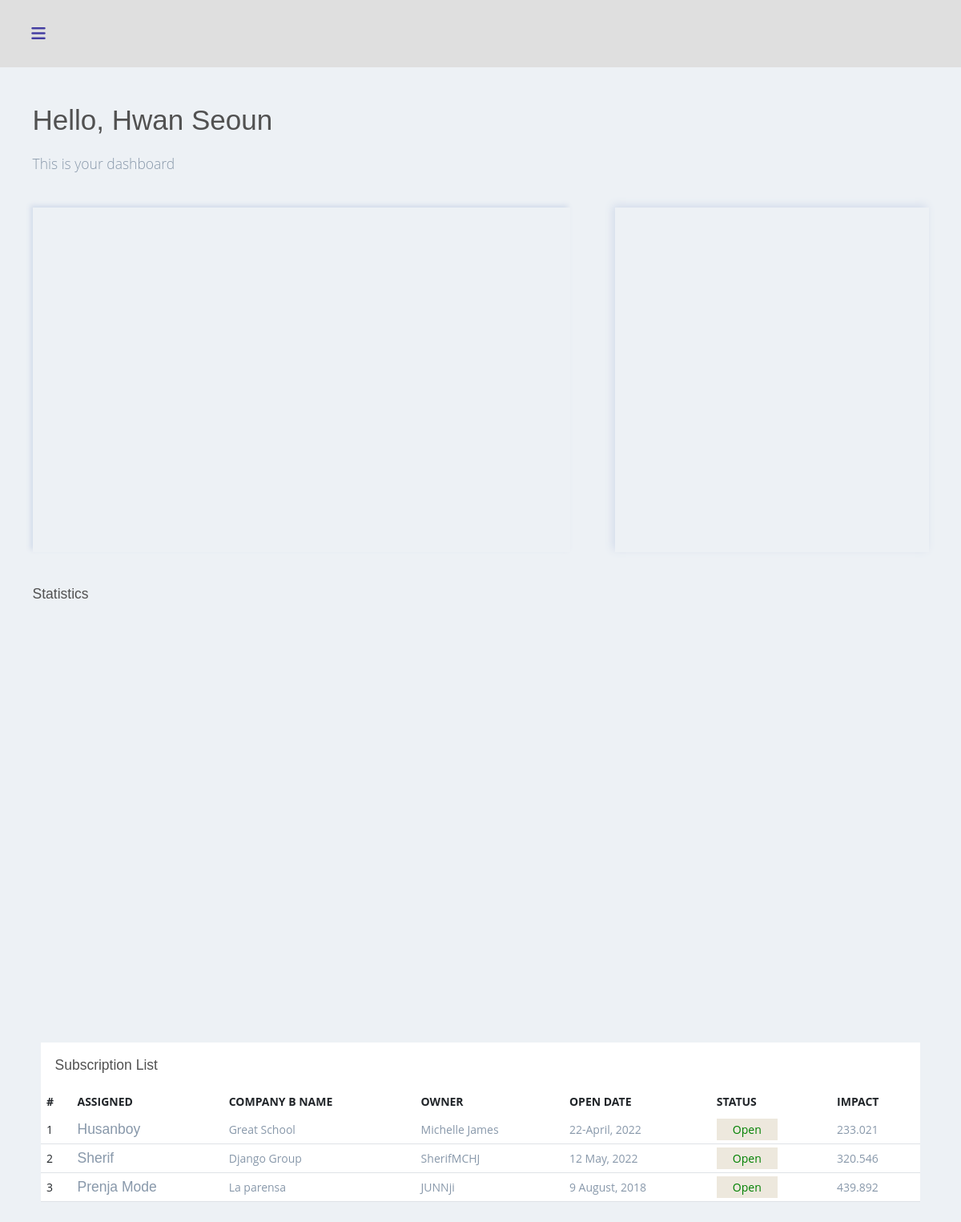
The page / on the database its author committed.
### core/models.py (models this page shows, shortened)
class User(models.Model):
 	class Meta:
 		verbose_name = "User"
 		verbose_name_plural = "My Users"
 	index = models.IntegerField()
 	name = models.CharField(max_length=100)
 	company = models.CharField(max_length=50)
 	owner = models.CharField(max_length=60)
 	open_date = models.CharField(max_length=40)
 	status = models.CharField(max_length=20)
 	impact = models.FloatField()

### core/views.py (the view)
# urls.py: path('', home, name='home'),
def home(request):
	posts = Post.objects.all()
	expenses = Expense.objects.all()
	users = User.objects.all()
	context = {
		"posts": posts,
		"expenses": expenses,
		"users": users
	}
	return render(request, 'blog/index.html', context)

### core/templates/blog/index.html (shortened to what this page needs)
{% extends 'blog/base.html' %}
{% block content %}
<h1>Hello, Hwan Seoun</h1>
<p class="lead mt-4 mb-5 text-muted" style="color: #777;">This is your dashboard</p>
<div class="parent">
    <div id="chartdiv"></div>
    <div id="chartdiv2"></div>
</div>
{% include "blog/statis.html" %}
{% include "blog/subscription.html" %}
{% endblock content %}

### core/templates/blog/subscription.html
{% load static %}
<link href="https://maxcdn.bootstrapcdn.com/font-awesome/4.7.0/css/font-awesome.min.css" rel="stylesheet" />
<link rel="stylesheet" href="{% static 'css/sub.css' %}">
<div class="container mt-5">
    <div class="row">
        <div class="col-md-12">
            <div class="card">
                <div class="card-body">
                    <h5 class="card-title mb-0">Subscription List</h5>
                </div>
                <div class="table-responsive">
                    <table class="table no-wrap user-table mb-0">
                        <thead>
                            <tr>
                                <th scope="col" class="border-0 text-uppercase font-medium pl-4">#</th>
                                <th scope="col" class="border-0 text-uppercase font-medium">Assigned</th>
                                <th scope="col" class="border-0 text-uppercase font-medium">Company b Name</th>
                                <th scope="col" class="border-0 text-uppercase font-medium">Owner</th>
                                <th scope="col" class="border-0 text-uppercase font-medium">Open Date</th>
                                <th scope="col" class="border-0 text-uppercase font-medium">Status</th>
                                <th scope="col" class="border-0 text-uppercase font-medium">Impact</th>
                            </tr>
                        </thead>
                        <tbody>
                            {% for user in users %}
                            <tr>
                                <td class="pl-4">{{ user.index }}</td>
                                <td>
                                    <h5 class="text-muted font-medium mb-0">{{ user.name }}</h5>
                                </td>
                                <td>
                                    <span class="text-muted">{{ user.company }}</span><br>
                                </td>
                                <td>
                                    <span class="text-muted">{{ user.owner }}</span><br>
                                </td>
                                <td>
                                    <span class="text-muted">{{ user.open_date }}</span><br>
                                </td>
                                <td>
                                    <a style="background-color: #ede8dd; padding: 4px 20px; color: green;" href="#">{{ user.status }}</a>
                                </td>
                                <td>
                                    <span class="text-muted">{{ user.impact }}</span>
                                </td>
                            </tr>
                            {% endfor %}
                        </tbody>
                    </table>
                </div>
            </div>
        </div>
    </div>
</div>

### core/static/css/style.css (style rules this page uses)
:root { --font-family-sans-serif: "Open Sans", -apple-system, BlinkMacSystemFont, "Segoe UI", Roboto, "Helvetica Neue", Arial, sans-serif, "Apple Color Emoji", "Segoe UI Emoji", "Segoe UI Symbol", "Noto Color Emoji"; }
*, *::before, *::after { -webkit-box-sizing: border-box; box-sizing: border-box; }
html { font-family: sans-serif; line-height: 1.15; -webkit-text-size-adjust: 100%; -webkit-tap-highlight-color: rgba(0, 0, 0, 0); }
body { margin: 0; font-family: "Open Sans", -apple-system, BlinkMacSystemFont, "Segoe UI", Roboto, "Helvetica Neue", Arial, sans-serif, "Apple Color Emoji", "Segoe UI Emoji", "Segoe UI Symbol", "Noto Color Emoji"; font-size: 1rem; font-weight: 400; line-height: 1.5; color: #515151; text-align: left; background-color: #e9edf4; }
h1, h2, h3, h4, h5, h6 { margin-top: 0; margin-bottom: 0.5rem; }
p { margin-top: 0; margin-bottom: 1rem; }
a { color: #3f84fc; text-decoration: none; background-color: transparent; }
h1, h2, h3, h4, h5, h6, .h1, .h2, .h3, .h4, .h5, .h6 { font-family: "Nunito", sans-serif; margin-bottom: 0.5rem; font-weight: 500; line-height: 1.2; }
h1, .h1 { font-size: 2.5rem; font-weight: normal; }
.card { position: relative; display: -webkit-box; display: -webkit-flex; display: -ms-flexbox; display: flex; -webkit-box-orient: vertical; -webkit-box-direction: normal; -webkit-flex-direction: column; -ms-flex-direction: column; flex-direction: column; min-width: 0; word-wrap: break-word; background-color: #fff; background-clip: border-box; border: 1px solid rgba(0, 0, 0, 0.125); border-radius: 0; }
.card-body { -webkit-box-flex: 1; -webkit-flex: 1 1 auto; -ms-flex: 1 1 auto; flex: 1 1 auto; padding: 1.25rem; }

### core/static/css/sub.css (style rules this page uses)
body { background: #edf1f5; margin-top:20px; }
.card { position: relative; display: flex; flex-direction: column; min-width: 0; word-wrap: break-word; background-color: #fff; background-clip: border-box; border: 0 solid transparent; border-radius: 0; }
.text-muted { color: #8898aa!important; }

### core/templates/blog/index.html (style rules this page uses)
#chartdiv { width: 60%; height: 430px; box-shadow: -3px -3px 6px #d3dceb; }
#chartdiv2 { width: 35%; height: 430px; box-shadow: -3px -3px 10px #d3dceb; }
.parent { width: 100%; display: flex; justify-content: space-between; }

### rows shown on the page
User: index "1", name "Husanboy", company "Great School", owner "Michelle James", open_date "22-April, 2022", status "Open", impact "233.021"
User: index "2", name "Sherif", company "Django Group", owner "SherifMCHJ", open_date "12 May, 2022", status "Open", impact "320.546"
User: index "3", name "Prenja Mode", company "La parensa", owner "JUNNji", open_date "9 August, 2018", status "Open", impact "439.892"
